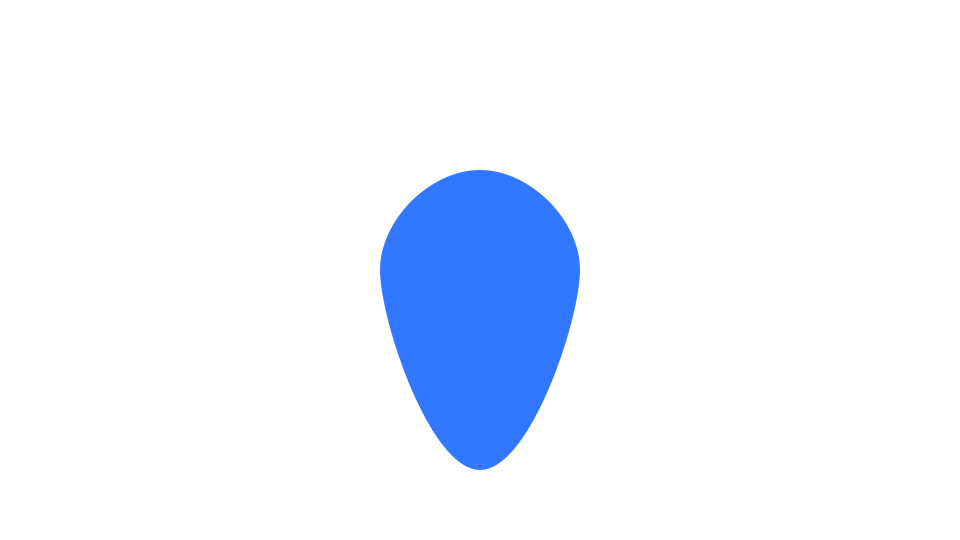
Frame 1 (no input)
Frame 60 (the mouse pressed at the canvas centre just before this capture): identical to frame 1, image omitted
Frame 120 (the mouse held since frame 60 and released just before this capture): identical to frame 1, image omitted

The Processing sketch that drew this single still picture (run headless with seeded random() and noise(); from frame 60 on, the mouse is pressed at the canvas centre):

// Processing sketch: sketch_xxx_bezierVertex_shape
// ── sketch_xxx_bezierVertex_shape.pde
float r = 100;
PVector p1, p2, p3, p4;

void setup() {
  size(960, 540);
  colorMode(HSB, 360, 100, 100);
  noStroke();
  fill(220,80,100);
  p1 = new PVector(
    cos(radians(0))*r, 
    sin(radians(0))*r
    );
  p2 = new PVector(
    cos(radians(90))*(r*2), 
    sin(radians(90))*(r*2)
    );
  p3 = new PVector(
    cos(radians(180))*r, 
    sin(radians(180))*r
    );
  p4 = new PVector(
    cos(radians(270))*r, 
    sin(radians(270))*r
    );
}

void draw() {
  background(0,0,100);
  translate(width/2, height/2);

//  fill(0, 0, 100);
//  ellipse(p1.x, p1.y, 3, 3);
//  ellipse(p2.x, p2.y, 3, 3);
//  ellipse(p3.x, p3.y, 3, 3);
//  ellipse(p4.x, p4.y, 3, 3);

//  fill(0, 0, 0);
//  ellipse(p1.x, p1.y-r/2, 3, 3);
//  ellipse(p1.x, p1.y+r/2, 3, 3);
//  ellipse(p2.x-r/2, p2.y, 3, 3);
//  ellipse(p2.x+r/2, p2.y, 3, 3);
//  ellipse(p3.x, p3.y-r/2, 3, 3);
//  ellipse(p3.x, p3.y+r/2, 3, 3);
//  ellipse(p4.x-r/2, p4.y, 3, 3);
//  ellipse(p4.x+r/2, p4.y, 3, 3);


//  noFill();
  beginShape();
  vertex(p1.x, p1.y);
  bezierVertex(
    p1.x, p1.y+r/2, 
    p2.x+r/2, p2.y, 
    p2.x, p2.y
    );
  bezierVertex(
    p2.x-r/2, p2.y, 
    p3.x, p3.y+r/2, 
    p3.x, p3.y
    );
  bezierVertex(
    p3.x, p3.y-r/2, 
    p4.x-r/2, p4.y, 
    p4.x, p4.y
    );
  bezierVertex(
    p4.x+r/2, p4.y, 
    p1.x, p1.y-r/2, 
    p1.x, p1.y
    );
  endShape(CLOSE);
}
